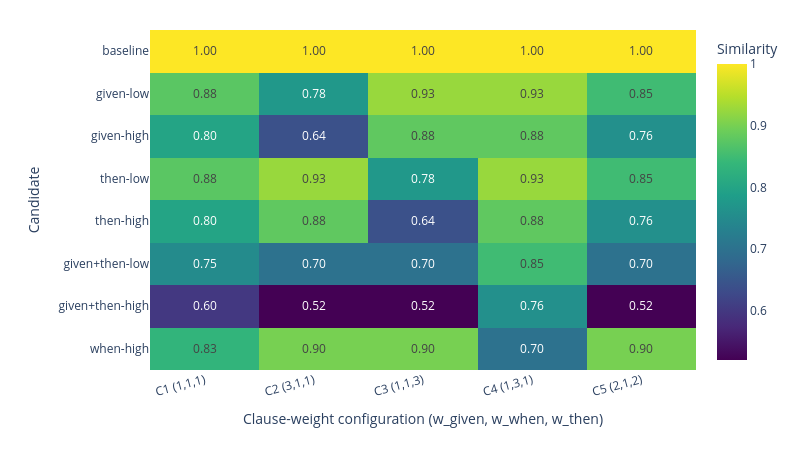

Write notebook code for a chart like this one.
### Code cell
import plotly.express as px
import pandas as pd

df_plot = df_w.copy()

# 1) Mapeia nomes internos -> labels técnicos (RQ3.3)
label_map = {
    "cand_baseline":          "baseline",
    "cand_given_low":         "given-low",
    "cand_given_high":        "given-high",
    "cand_then_low":          "then-low",
    "cand_then_high":         "then-high",
    "cand_given_then_low":    "given+then-low",
    "cand_given_then_high":   "given+then-high",
    "cand_when_high":         "when-high",
}

df_plot["candidate_label"] = df_plot["candidate_name"].map(label_map).fillna(df_plot["candidate_name"])

# Ordem dos candidatos no eixo Y (pode ajustar se quiser outra ordem)
candidate_order = [
    "baseline",
    "given-low",
    "given-high",
    "then-low",
    "then-high",
    "given+then-low",
    "given+then-high",
    "when-high",
]
df_plot["candidate_label"] = pd.Categorical(
    df_plot["candidate_label"],
    categories=candidate_order,
    ordered=True
)

# 2) Cria rótulo da configuração de pesos de cláusula (w_given, w_when, w_then)
#    Mapeando para as 5 configs definidas na tabela (C1–C5)
config_map = {
    (1.0, 1.0, 1.0): "C1 (1,1,1)",
    (3.0, 1.0, 1.0): "C2 (3,1,1)",
    (1.0, 1.0, 3.0): "C3 (1,1,3)",
    (1.0, 3.0, 1.0): "C4 (1,3,1)",
    (2.0, 1.0, 2.0): "C5 (2,1,2)",
}

def label_clause_config(row):
    key = (row["w_given"], row["w_when"], row["w_then"])
    return config_map.get(
        key,
        f"({row['w_given']:.1g},{row['w_when']:.1g},{row['w_then']:.1g})"
    )

df_plot["clause_config"] = df_plot.apply(label_clause_config, axis=1)

# Ordem das configurações no eixo X
config_order = ["C1 (1,1,1)", "C2 (3,1,1)", "C3 (1,1,3)", "C4 (1,3,1)", "C5 (2,1,2)"]
df_plot["clause_config"] = pd.Categorical(
    df_plot["clause_config"],
    categories=config_order,
    ordered=True
)

# 3) pivot: linhas = candidato, colunas = configuração (pesos de cláusula)
heat_df = df_plot.pivot_table(
    index="candidate_label",
    columns="clause_config",
    values="similarity_result"
)

fig = px.imshow(
    heat_df,
    text_auto=".2f",
    aspect="auto",
    labels={
        "x": "Clause-weight configuration (w_given, w_when, w_then)",
        "y": "Candidate",
        "color": "Similarity"
    },
    color_continuous_scale="Viridis"
)

# Mantém a escala de cores consistente
fig.update_coloraxes(
    cmin=df_plot["similarity_result"].min(),
    cmax=df_plot["similarity_result"].max()
)

fig.update_layout(
    title=None,
    width=800,
    height=450,
    margin=dict(l=150, r=40, t=30, b=80),
    font=dict(size=12),
)

fig.update_xaxes(showgrid=False, tickangle=-15)
fig.update_yaxes(showgrid=False)

fig.show()

### Figure 1 — Plotly figure (JSON) as saved in the notebook; plotly's stock layout.template omitted (floating-point values rounded to 4 significant figures)
{"data": [{"coloraxis": "coloraxis", "hovertemplate": "Clause-weight configuration (w_given, w_when, w_then): %{x}<br>Candidate: %{y}<br>Similarity: %{z}<extra></extra>", "name": "0", "texttemplate": "%{z:.2f}", "type": "heatmap", "x": ["C1 (1,1,1)", "C2 (3,1,1)", "C3 (1,1,3)", "C4 (1,3,1)", "C5 (2,1,2)"], "xaxis": "x", "y": ["baseline", "given-low", "given-high", "then-low", "then-high", "given+then-low", "given+then-high", "when-high"], "yaxis": "y", "z": [[1.0, 1.0, 1.0, 1.0, 1.0], [0.875, 0.775, 0.925, 0.925, 0.85], [0.8, 0.64, 0.88, 0.88, 0.76], [0.875, 0.925, 0.775, 0.925, 0.85], [0.8, 0.88, 0.64, 0.88, 0.76], [0.75, 0.7, 0.7, 0.85, 0.7], [0.6, 0.52, 0.52, 0.76, 0.52], [0.8333, 0.9, 0.9, 0.7, 0.9]]}], "layout": {"coloraxis": {"cmax": 1, "cmin": 0.52, "colorbar": {"title": {"text": "Similarity"}}, "colorscale": [[0, "#440154"], [0.1111, "#482878"], [0.2222, "#3e4989"], [0.3333, "#31688e"], [0.4444, "#26828e"], [0.5556, "#1f9e89"], [0.6667, "#35b779"], [0.7778, "#6ece58"], [0.8889, "#b5de2b"], [1, "#fde725"]]}, "font": {"size": 12}, "height": 450, "margin": {"b": 80, "l": 150, "r": 40, "t": 30}, "title": {}, "width": 800, "xaxis": {"anchor": "y", "domain": [0, 1], "showgrid": false, "tickangle": -15, "title": {"text": "Clause-weight configuration (w_given, w_when, w_then)"}}, "yaxis": {"anchor": "x", "autorange": "reversed", "domain": [0, 1], "showgrid": false, "title": {"text": "Candidate"}}}}
